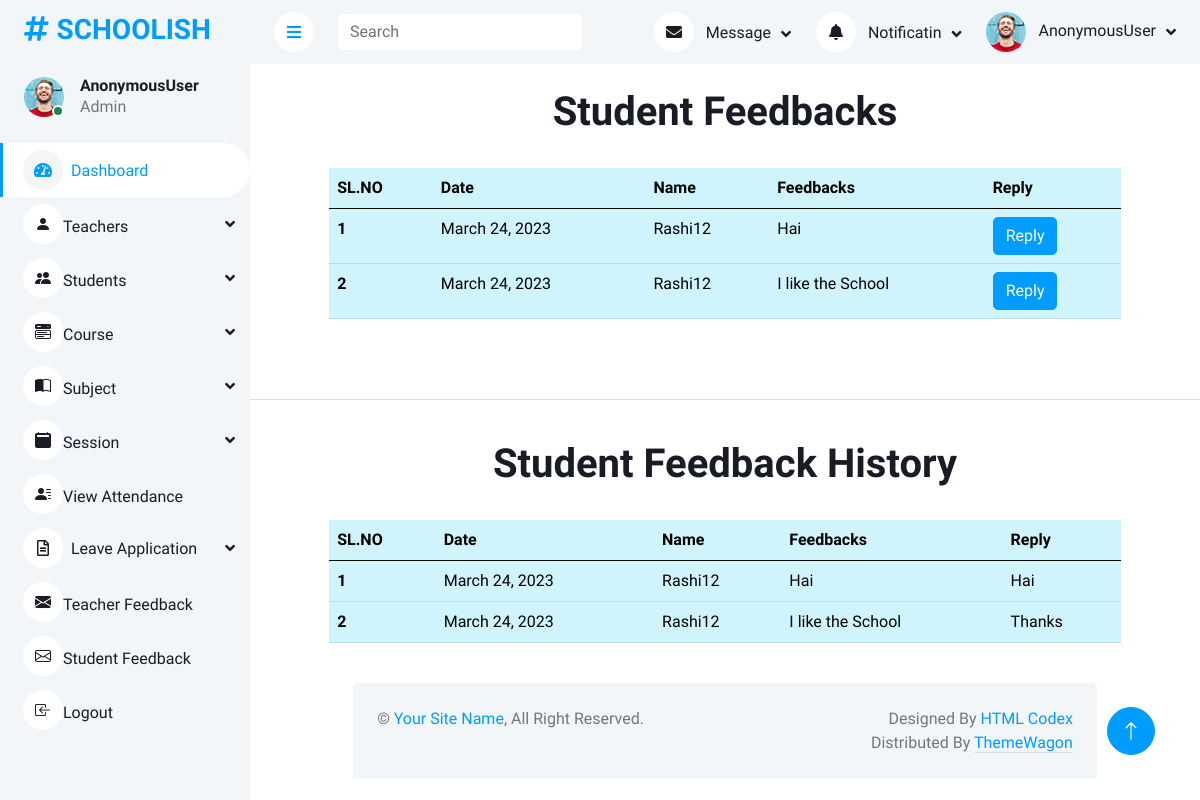
Page /admindashboard/Studentfeedbacks on the committed database.
### home/models.py (models this page shows, shortened)
class StudentFeedback(models.Model):
    user = models.ForeignKey(Login, on_delete=models.DO_NOTHING)
    Feedback = models.CharField(max_length=200)
    Date = models.DateField(auto_now=True)
    Reply = models.TextField(null=True, blank=True)

class Login(AbstractUser):
    is_teacher = models.BooleanField(default=False)
    is_student = models.BooleanField(default=False)

### home/adminviews.py (the view)
# urls.py: path('admindashboard/Studentfeedbacks', adminviews.student_feedbacks, name='student_feedbacks'),
def student_feedbacks(request):
    data = StudentFeedback.objects.all()
    return render(request, 'admin1/Studentfeedbacks.html', {'data': data})

### templates/admin1/Studentfeedbacks.html
{% extends 'admin1/Adminbase.html' %}
{% load crispy_forms_tags %}
{% block content %}
<br>
<h1 class="text-center">Student Feedbacks</h1><br>
<div class="col-xl-10 mx-auto">
<table class="table table-info">
  <thead>
    <tr >
      <th scope="col">SL.NO</th>
      <th scope="col">Date</th>
      <th scope="col">Name</th>
      <th scope="col">Feedbacks</th>
      <th scope="col">Reply</th>
    </tr>
  </thead>
  <tbody>
    {% for i in data %}
    <tr>
      <th scope="row">{{forloop.counter}}</th>
      <td>{{i.Date}}</td>
      <td>{{i.user}}</td>
      <td>{{i.Feedback}}</td>
      <td><a href="{% url 'reply_student_feedbacks' i.id %}"> <button type="button" class="btn btn-primary">Reply</button></a></td>
    </tr>
    {% endfor %}
  </tbody>
</table>
</div><br><br>
<hr>
<br>
<h1 class="text-center">Student Feedback History</h1><br>
<div class="col-xl-10 mx-auto">
<table class="table table-info">
  <thead>
    <tr >
      <th scope="col">SL.NO</th>
      <th scope="col">Date</th>
      <th scope="col">Name</th>
      <th scope="col">Feedbacks</th>
      <th scope="col">Reply</th>
    </tr>
  </thead>
  <tbody>
    {% for i in data %}
    <tr>
      <th scope="row">{{forloop.counter}}</th>
      <td>{{i.Date}}</td>
      <td>{{i.user}}</td>
      <td>{{i.Feedback}}</td>
      <td>{{i.Reply}}</td>
    </tr>
    {% endfor %}
  </tbody>
</table>
{% endblock%}

### static/set2/css/style.css (style rules this page uses)
:root { --primary: #009CFF; --light: #F3F6F9; --dark: #191C24; }
.btn { transition: .5s; }
.btn.btn-primary { color: #FFFFFF; }

### rows in the picture
StudentFeedback: Date "March 24, 2023", user "Rashi12", Feedback "Hai", Reply "Hai"
StudentFeedback: Date "March 24, 2023", user "Rashi12", Feedback "I like the School", Reply "Thanks"

### other values in the picture
{{ request.user }} "AnonymousUser"
